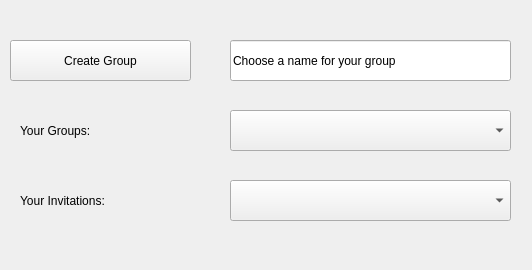
<?xml version="1.0" encoding="UTF-8"?>
<ui version="4.0">
 <class>MainDialog</class>
 <widget class="QDialog" name="MainDialog">
  <property name="geometry">
   <rect>
    <x>0</x>
    <y>0</y>
    <width>532</width>
    <height>270</height>
   </rect>
  </property>
  <property name="windowTitle">
   <string>Dialog</string>
  </property>
  <widget class="QPushButton" name="pushButton">
   <property name="geometry">
    <rect>
     <x>10</x>
     <y>40</y>
     <width>181</width>
     <height>41</height>
    </rect>
   </property>
   <property name="cursor">
    <cursorShape>PointingHandCursor</cursorShape>
   </property>
   <property name="styleSheet">
    <string notr="true">font: 14pt &quot;MS Shell Dlg 2&quot;;</string>
   </property>
   <property name="text">
    <string>Create Group</string>
   </property>
   <property name="icon">
    <iconset>
     <normaloff>Group.ico</normaloff>Group.ico</iconset>
   </property>
   <property name="iconSize">
    <size>
     <width>16</width>
     <height>16</height>
    </size>
   </property>
   <property name="autoDefault">
    <bool>false</bool>
   </property>
  </widget>
  <widget class="QLabel" name="label">
   <property name="geometry">
    <rect>
     <x>20</x>
     <y>180</y>
     <width>171</width>
     <height>41</height>
    </rect>
   </property>
   <property name="styleSheet">
    <string notr="true">font: 14pt &quot;MS Shell Dlg 2&quot;;</string>
   </property>
   <property name="text">
    <string>Your Invitations:</string>
   </property>
  </widget>
  <widget class="QComboBox" name="Invitations">
   <property name="geometry">
    <rect>
     <x>230</x>
     <y>180</y>
     <width>281</width>
     <height>41</height>
    </rect>
   </property>
   <property name="styleSheet">
    <string notr="true">font: 12pt &quot;MS Shell Dlg 2&quot;;</string>
   </property>
  </widget>
  <widget class="QComboBox" name="Groups">
   <property name="geometry">
    <rect>
     <x>230</x>
     <y>110</y>
     <width>281</width>
     <height>41</height>
    </rect>
   </property>
   <property name="styleSheet">
    <string notr="true">font: 12pt &quot;MS Shell Dlg 2&quot;;</string>
   </property>
  </widget>
  <widget class="QLabel" name="label_3">
   <property name="geometry">
    <rect>
     <x>20</x>
     <y>110</y>
     <width>171</width>
     <height>41</height>
    </rect>
   </property>
   <property name="styleSheet">
    <string notr="true">font: 14pt &quot;MS Shell Dlg 2&quot;;</string>
   </property>
   <property name="text">
    <string>Your Groups:</string>
   </property>
  </widget>
  <widget class="QLineEdit" name="NumeGrup">
   <property name="geometry">
    <rect>
     <x>230</x>
     <y>40</y>
     <width>281</width>
     <height>41</height>
    </rect>
   </property>
   <property name="styleSheet">
    <string notr="true">font: 14pt &quot;MS Shell Dlg 2&quot;;</string>
   </property>
   <property name="text">
    <string>Choose a name for your group</string>
   </property>
  </widget>
 </widget>
 <tabstops>
  <tabstop>Invitations</tabstop>
  <tabstop>pushButton</tabstop>
 </tabstops>
 <resources/>
 <connections/>
</ui>
